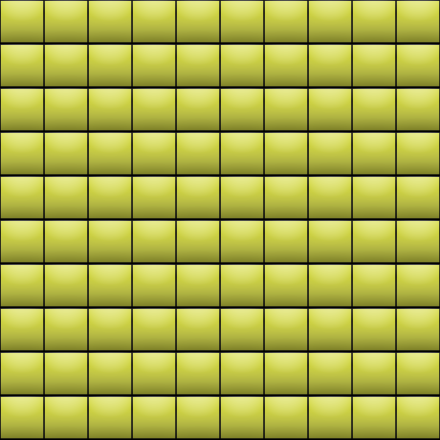

Tiled map render using the project's own tile images. Description and the map definition, with tile-layer contents summarised, below:
An orthogonal 10x10 tile map with 44x44 px tiles, 1 tile layer (level_1).

<map version="1.0" orientation="orthogonal" width="10" height="10" tilewidth="44" tileheight="44">
 <tileset firstgid="1" name="bg" tilewidth="44" tileheight="44">
  <image source="images/bg.png" width="44" height="44" />
 </tileset>
 <layer name="level_1" width="10" height="10">
  <data>[100 cells, 100 non-empty, 1 distinct tile ids]</data>
 </layer>
</map>